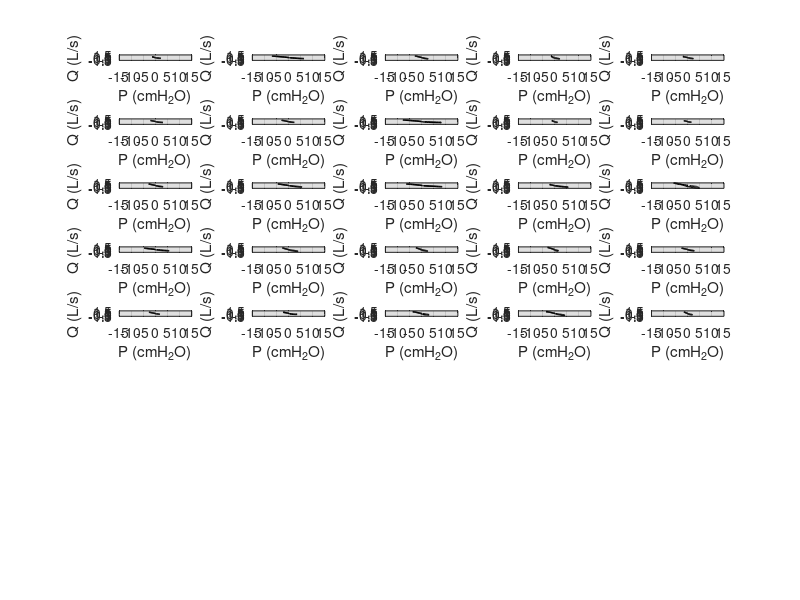

MATLAB code to generate this figure:
close all; clear all; clc
atWork = 0;
print_on = 1;

colorBlue = '#0000FF';
colorRed = '#FF0000';
colorBlack = '#000000';
colorGreen = '#009A17';
colorOrange = '#FF6600';
pt = 1.0;
FS = 10;

%% Plot Setup:
if atWork == 1
    figPos1 = [-1900, 100, 600, 700]; % Work
    figPos2 = [-1250, 400, 600, 600];
    figPos3 = [-600, 400, 600, 600];
    figPos4 = [-1900, 100, 600, 600];
    figPos5 = [-1250, 100, 600, 600];
    figPos6 = [-600, 100, 600, 300];
else
    figPos1 = [2580, -190, 1000, 1270]; % Home
    figPos2 = [-1250, 500, 600, 600];
    figPos3 = [-600, 500, 600, 600];
    figPos4 = [-1900, 150, 600, 600];
    figPos5 = [-1250, 150, 600, 600];
    figPos6 = [-600, 150, 600, 300];
end

%%
load young_results.mat
load old_results.mat
load FL_results.mat
load NFL_results.mat

youngIndex = 3;
oldIndex = 4;
NFLIndex = 3;
FLIndex = 2;

tlim = [0 4];
qlim = [-1.5 1.5];
plim = [-15 15];
young.index = 2;
old.index = 2;
NFL.index = 2;
FL.index = 2;
young.work = young.work_resistance_dV_Array;
old.work = old.work_resistance_dV_Array;
NFL.work = NFL.work_resistance_dV_Array;
FL.work = FL.work_resistance_dV_Array;

%%
figure('Position',figPos1)
% FL
subplot(8,5,1)
plot(NFL.pressure(1,1:end),NFL.flow(1,1:end),'Color',colorBlack,'Linewidth',pt,'Linestyle','-'); hold on
% plot(FL.time(1:FL.exp_point(1)-1),FL.Peff_Array{1, 1},'Color',colorRed,'Linewidth',pt,'Linestyle','-.')
% plot(FL.time,FL.Peff_Array{1, 1},'Color',colorRed,'Linewidth',pt,'Linestyle','-.')
xlabel('P (cmH_2O)')
ylabel('Q (L/s)')
% leg1 = legend('P_{alv}','P_{eff}','FontSize',12,...
%     'Orientation','horizontal');
% legend boxoff
% leg1.Position(1:2) = [.75 .16];
xlim(plim)
ylim(qlim)
grid on
set(gca,'FontSize',FS);

for ii = 2:25
    subplot(8,5,ii)
    plot(NFL.pressure(ii,1:end),NFL.flow(ii,1:end),'Color',colorBlack,'Linewidth',pt,'Linestyle','-'); hold on
%     plot(FL.time(1:FL.exp_point(ii)-1),FL.Peff_Array{1, ii},'Color',colorRed,'Linewidth',pt,'Linestyle','-.')
%     plot(FL.time,FL.Peff_Array{1, ii},'Color',colorRed,'Linewidth',pt,'Linestyle','-.')
    xlabel('P (cmH_2O)')
    ylabel('Q (L/s)')
    xlim(plim)
    ylim(qlim)
    grid on
    set(gca,'FontSize',FS);
end
  
if print_on ==1
    print('-r400','-dpng','P-Q_NFL.png');
else 
end


       